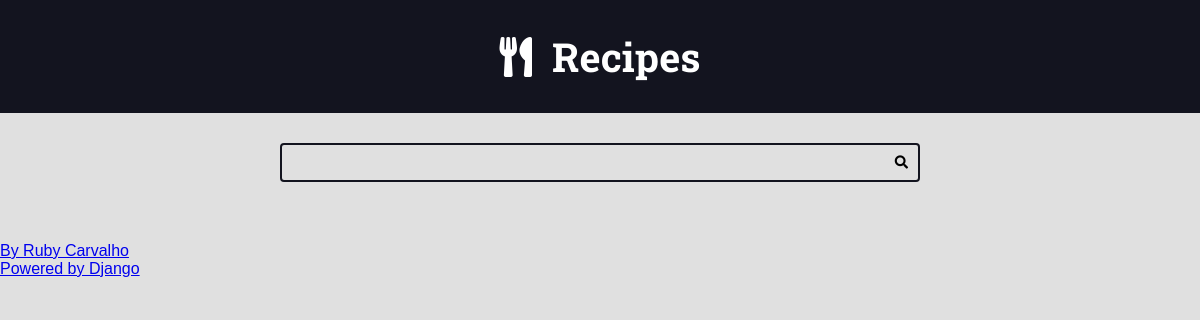
/, run on an earlier commit of the app's database.
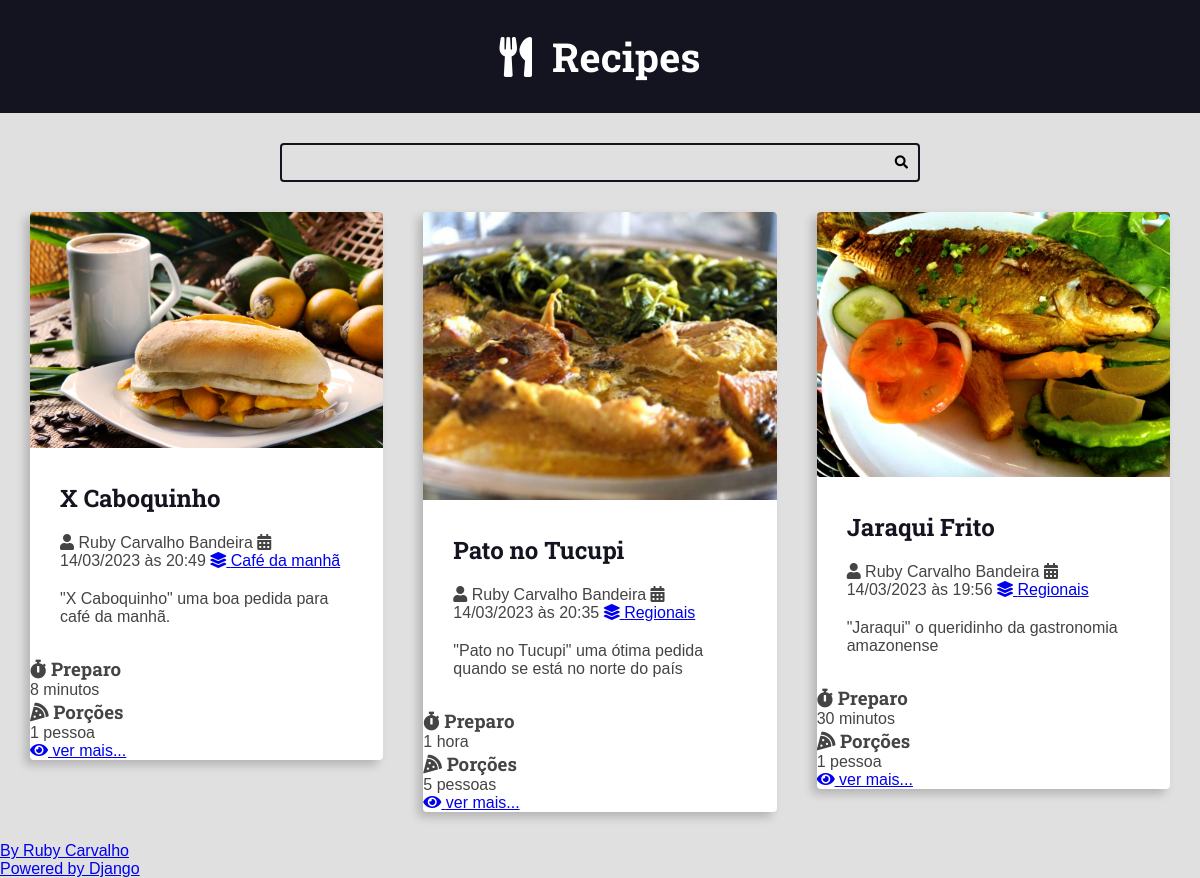
And on a later commit of the database.
### recipes/models.py (models this page shows, shortened)
class Recipe(models.Model):
    title = models.CharField(max_length=65)
    description = models.CharField(max_length=165)
    slug = models.SlugField()
    preparation_time = models.IntegerField()
    preparation_time_unit = models.CharField(max_length=65)
    servings = models.IntegerField()
    servings_unit = models.CharField(max_length=65)
    preparation_steps = models.TextField()
    preparation_steps_is_html = models.BooleanField(default=False)
    created_at = models.DateTimeField(auto_now_add=True)
    updated_at = models.DateTimeField(auto_now=True)
    is_published = models.BooleanField(default=False)
    cover = models.ImageField(
        upload_to='recipes/covers/%Y/%m/%d/', blank=True, default='')
    category = models.ForeignKey(
        Category, on_delete=models.SET_NULL, null=True
    )
    author = models.ForeignKey(
        User, on_delete=models.SET_NULL, null=True
    )

class Category(models.Model):
    name = models.CharField(max_length=65)

### recipes/views.py (the view)
# urls.py: 2. Add a URL to urlpatterns:  path('', views.home, name='home')
def home(request):
    recipes = Recipe.objects.filter(
        is_published=True
    ).order_by('-id')
    return render(request, 'recipes/pages/home.html', context={
        'recipes': recipes,
    })

### recipes/templates/recipes/pages/home.html (shortened to what this page needs)
{% extends 'global/base.html' %}
{% block content %}
<div class="main-content main-content-list container">
    {% for recipe in recipes %}
        {% include 'recipes/partials/recipe.html' %}
    {% endfor %}
</div>
{% endblock content %}

### base_templates/global/base.html (shortened to what this page needs)
<!DOCTYPE html>
<html lang="pt-BR">
<head>
    {% include 'recipes/partials/head.html' %}
</head>
<body>
    {% include 'recipes/partials/header.html' %}
    {% include 'recipes/partials/search.html' %}
    <main class="main-content-container">
        {% block content %}{% endblock content %}
    </main>
    {% include 'recipes/partials/footer.html' %}
</body>
</html>

### recipes/templates/recipes/partials/head.html (shortened to what this page needs)
{% load static %}
    <link rel="stylesheet" href="https://cdnjs.cloudflare.com/ajax/libs/font-awesome/5.15.4/css/fontawesome.min.css"
 />
    <link rel="stylesheet" href="https://cdnjs.cloudflare.com/ajax/libs/font-awesome/5.15.4/css/brands.min.css"
 />
    <link rel="stylesheet" href="https://cdnjs.cloudflare.com/ajax/libs/font-awesome/5.15.4/css/solid.min.css"
 />
    <link rel="stylesheet" href="{% static 'recipes/css/styles.css'%}">

### recipes/templates/recipes/partials/header.html
<header class="main-header-container">
    <div class="main-header container">
        <h1>
            <a class="main-logo" href="{% url 'recipes:home' %}">
                <i class="fas fa-utensils main-logo-icon"></i>
                <span class="main-logo-text">Recipes</span>
            </a>
        </h1>
    </div>
</header>

### recipes/templates/recipes/partials/search.html
<div class="search-container">
    <div class="container">
        <form action="" class="search-form">
            <input type="search" class="search-input" name="search">
            <button type="submit" class="search-button"><i class="fas fa-search"></i></button>
        </form>
    </div>
</div>

### recipes/templates/recipes/partials/recipe.html (shortened to what this page needs)
<div class="recipe recipe-list-item">
    {% if recipe.cover %}
        <div class="recipe-cover">
            <a href="{% url 'recipes:recipe' recipe.id %}">
                <img src="{{ recipe.cover.url }}" alt="Temporário">
            </a>
        </div>
    {% endif %}
    <div class="recipe-title-container">
        <h2 class="recipe-title">
            <a href="{% url 'recipes:recipe' recipe.id %}">
                {{ recipe.title }}
            </a>
        </h2>
    </div>
    <div class="recipe-author">
        <span class="recipe-author-item">
            <i class="fas fa-user"></i>
            {% if recipe.author.first_name %}
                {{ recipe.author.first_name }} {{ recipe.author.last_name }}
            {% else %}
                {{ recipe.author.username }}
            {% endif %}
        </span>
        <span class="recipe-author-item">
            <i class="fas fa-calendar-alt"></i>
            {{ recipe.created_at|date:"d/m/Y" }} às {{ recipe.created_at|date:"H:i" }}
        </span>
        <span class="recipe-author-item">
            <a href="{% url 'recipes:category' recipe.category.id %}">
                <i class="fas fa-layer-group"></i>
                <span>{{ recipe.category.name }}</span>
            </a>
        </span>
    </div>
    <div class="recipe-content">
        <p>{{ recipe.description }}</p>
    </div>
    <div class="recipe-meta-container">
        <div class="recipe-meta recipe-preparation">
            <h3 class="recipe-meta-title"><i class="fas fa-stopwatch"></i> Preparo</h3>
            <div class="recipe-meta-text">
                {{ recipe.preparation_time }} {{ recipe.preparation_time_unit }}
            </div>
        </div>
        <div class="recipe-meta recipe-servings">
            <h3 class="recipe-meta-title"><i class="fas fa-pizza-slice"></i> Porções</h3>
            <div class="recipe-meta-text">
                {{ recipe.servings }} {{ recipe.servings_unit }}
            </div>
        </div>
    </div>
    {% if is_detail_page is not True %}
        <footer class="recipe-footer">
            <a class="recipe-read-more button button-dark button-full-width" href="{% url 'recipes:recipe' recipe.id %}">
                <i class="fas fa-eye"></i>
                <span>ver mais...</span>
            </a>
        </footer>
    {% endif %}
</div>

### recipes/templates/recipes/partials/footer.html
<footer class="main-footer">
    <div class="developer">
      <a href="https://github.com/orgs/ifam-polo/teams/rigeon" target="_blank" rel="noreferrer noopener">By Ruby Carvalho</a>
    </div>
    <div class="powered">
      <a href="https://www.djangoproject.com/" target="_blank" rel="noreferrer noopener">Powered by Django</a>
    </div>
  </footer>

### recipes/static/recipes/css/styles.css (style rules this page uses)
:root { --color-primary: #269fe6; --color-primary-hover: #2086c2; --color-primary-dark: #13141f; --color-primary-dark-hover: #212336; --color-primary-light: #d4ecfa; --color-primary-light-hover: #bdd8e7; --color-white: #fff; --color-black: #000; --color-dark-text: #444; --color-info-light: #cce5ff; --color-debug-light: #cce5ff; --color-success-light: #d4edda; --color-alert-light: #fff3cd; --color-warning-light: #fff3cd; --color-error-light: #f8d7da; --color-info-dark: #4d86c4; --color-debug-dark: #4d86c4; --color-success-dark: #4a9c5d; --color-alert-dark: #927f40; --color-warning-dark: #927f40; --color-error-dark: #da525d; --color-gray-0: #f9f9f9; --color-gray-1: #e0e0e0; --color-gray-2: #c7c7c7; --color-gray-3: #aeaeae; --color-gray-4: #959595; --color-gray-5: #7d7d7d; --color-gray-6: #646464; --color-gray-7: #4b4b4b; --color-gray-8: #323232; --color-gray-9: #191919; --font-primary: sans-serif; --font-headings: 'Roboto Slab', serif; --spacing-gutter-medium: 3rem; --spacing-gutter-large: 4rem; }
* { padding: 0; margin: 0; box-sizing: border-box; }
html { font-size: 62.5%; }
body { font-size: 1.6rem; font-family: var(--font-primary); background: var(--color-gray-1); color: var(--color-dark-text); }
h1, h2, h3, h4, h5, h6 { font-family: var(--font-headings); }
.container { max-width: 144rem; margin: 0 auto; padding: var(--spacing-gutter-medium); }
.main-header-container { background: var(--color-primary-dark); }
.main-logo { font-size: 4rem; color: var(--color-white); text-decoration: none; display: flex; flex-flow: row nowrap; align-items: center; justify-content: center; width: fit-content; margin: 0 auto; }
.main-logo-icon { margin-right: 2rem; }
.search-form { border: 0.2rem solid var(--color-primary-dark); max-width: 64rem; margin: 0 auto; border-radius: 0.4rem; position: relative; transition: all 300ms ease-in-out; }
.search-input, .search-button { border: none; background: none; outline: none; padding: 1rem; transition: all 300ms ease-in-out; }
.search-input { width: 100%; padding-right: 3rem; }
.search-button { position: absolute; top: 0; right: 0; }
.main-content { padding-top: 0; }
.main-content-list { display: grid; grid-template-columns: repeat(auto-fit, minmax(340px, 1fr)); gap: var(--spacing-gutter-large); }
.recipe { background: var(--color-white); box-shadow: -5px 5px 10px rgba(0, 0, 0, 0.2); transform: scale(1); transition: all 300ms ease-in-out; border-radius: 0.4rem; overflow: hidden; }
.recipe img { max-width: 100%; }
.recipe-list-item { max-width: 64rem; height: fit-content; }
.recipe-title-container { padding: var(--spacing-gutter-medium); padding-bottom: 2rem; }
.recipe-title-container a { text-decoration: none; color: var(--color-primary-dark); }
.recipe-author { padding: 0 var(--spacing-gutter-medium); }
.recipe-content { padding: var(--spacing-gutter-medium); padding-top: 2rem; }
.recipe-author-item { color: va recipes = Recipe.objects.filter(r(--color-gray-4); margin-right: 1rem; font-style: italic; font-size: 1.4rem; }
.recipe-author a { color: var(--color-dark-text); transition: all 300ms ease-in-out; text-decoration: none; }
.recipe-meta-container { display: flex; flex-flow: row wrap; padding: var(--spacing-gutter-medium); background: var(--color-gray-1); }
.recipe-meta { display: flex; flex-flow: column nowrap; flex-shrink: 1; flex-grow: 1; text-align: center; }
.recipe-meta-title { font-size: 1.6rem; }
.recipe-footer a { background: var(--color-primary-dark); display: block; color: var(--color-white); text-decoration: none; text-align: center; padding: 1.5rem var(--spacing-gutter-medium); transition: all 300ms ease-in-out; }
.main-footer { display: flex; align-items: center; justify-content: space-between; background: var(--color-primary-dark); color: var(--color-white); padding: var(--spacing-gutter-large); }
.main-footer a { color: var(--color-white); text-decoration: none; transition: all 300ms ease-in-out; }

What changed in the data, as far as the page shows it:
added Recipe: cover (picture), title "X Caboquinho", author.first_name "Ruby", author.last_name "Carvalho Bandeira", created_at "14/03/2023", created_at "20:49", category.name "Café da manhã", description "\"X Caboquinho\" uma boa pedida para café da manhã.", preparation_time "8", preparation_time_unit "minutos", servings "1", servings_unit "pessoa"
added Recipe: cover (picture), title "Pato no Tucupi", author.first_name "Ruby", author.last_name "Carvalho Bandeira", created_at "14/03/2023", created_at "20:35", category.name "Regionais", description "\"Pato no Tucupi\" uma ótima pedida quando se está no norte do país", preparation_time "1", preparation_time_unit "hora", servings "5", servings_unit "pessoas"
added Recipe: cover (picture), title "Jaraqui Frito", author.first_name "Ruby", author.last_name "Carvalho Bandeira", created_at "14/03/2023", created_at "19:56", category.name "Regionais", description "\"Jaraqui\" o queridinho da gastronomia amazonense", preparation_time "30", preparation_time_unit "minutos", servings "1", servings_unit "pessoa"
